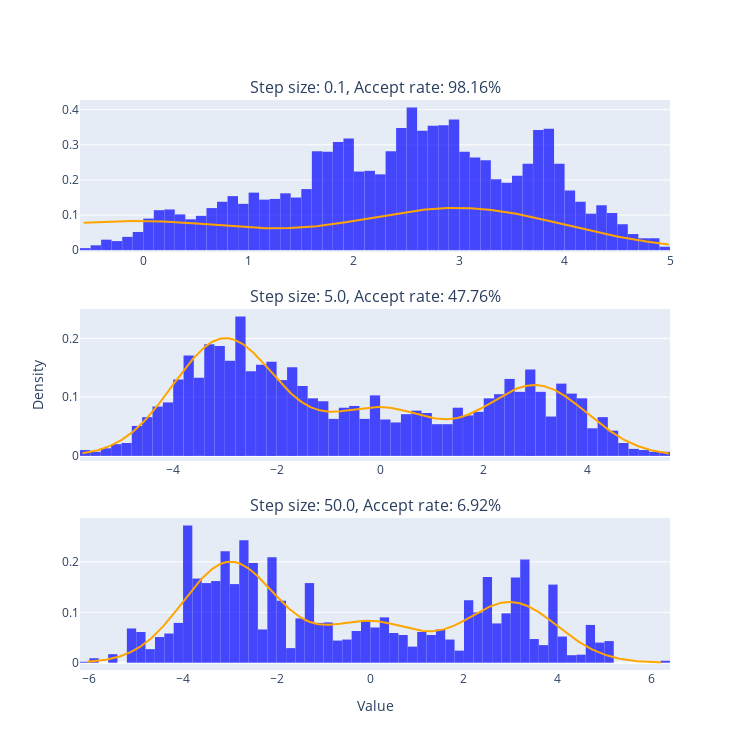

Notebook code for this chart:
### Code cell
pdf = mixture_of_gaussians()

# Create subplots
fig = make_subplots(rows=3, cols=1, 
                   subplot_titles=["Step size: 0.1", "Step size: 1.0", "Step size: 5.0"],
                   vertical_spacing=0.1,
                   specs=[[{"type": "xy"}], [{"type": "xy"}], [{"type": "xy"}]])

# Try different step sizes
step_sizes = [0.1, 5.0, 50.0]

for i, step_size in enumerate(step_sizes, 1):
    # Generate samples
    samples, accepts = gen_samples(5_000, random_walk_metropolis(pdf, step_size))
    
    # Calculate t and pdf values for the line
    t = np.linspace(samples.min(), samples.max(), 500)
    pdf_values = [pdf(x) for x in t]
    
    # Add histogram
    fig.add_trace(
        go.Histogram(
            x=samples,
            histnorm='probability density',
            marker=dict(color='rgba(0, 0, 255, 0.7)'),
            name=f"Samples (step={step_size})",
            showlegend=False
        ),
        row=i, col=1
    )
    
    # Add PDF line
    fig.add_trace(
        go.Scatter(
            x=t,
            y=pdf_values,
            mode='lines',
            line=dict(color='orange', width=2),
            name=f"True PDF (step={step_size})",
            showlegend=False
        ),
        row=i, col=1
    )
    
    # Update subplot title to include accept rate
    fig.layout.annotations[i-1].text = f"Step size: {step_size}, Accept rate: {100 * accepts / samples.size:.2f}%"

# Update layout
fig.update_layout(
    height=750,
    width=750,
    bargap=0.01,
    showlegend=False
)


fig.update_xaxes(title_text="Value", row=3, col=1)
fig.update_yaxes(title_text="Density", row=2, col=1)

fig.show()

### Figure 1 — Plotly figure (JSON) as saved in the notebook; plotly's stock layout.template omitted (floating-point values rounded to 4 significant figures; data arrays with more than 128 entries replaced by an {"elided": "..."} marker saying what was removed)
{"data": [{"histnorm": "probability density", "marker": {"color": "rgba(0, 0, 255, 0.7)"}, "name": "Samples (step=0.1)", "showlegend": false, "type": "histogram", "x": {"elided": "5000 float values"}, "xaxis": "x", "yaxis": "y"}, {"line": {"color": "orange", "width": 2}, "mode": "lines", "name": "True PDF (step=0.1)", "showlegend": false, "type": "scatter", "x": {"elided": "500 float values"}, "xaxis": "x", "y": {"elided": "500 float values"}, "yaxis": "y"}, {"histnorm": "probability density", "marker": {"color": "rgba(0, 0, 255, 0.7)"}, "name": "Samples (step=5.0)", "showlegend": false, "type": "histogram", "x": {"elided": "5000 float values"}, "xaxis": "x2", "yaxis": "y2"}, {"line": {"color": "orange", "width": 2}, "mode": "lines", "name": "True PDF (step=5.0)", "showlegend": false, "type": "scatter", "x": {"elided": "500 float values"}, "xaxis": "x2", "y": {"elided": "500 float values"}, "yaxis": "y2"}, {"histnorm": "probability density", "marker": {"color": "rgba(0, 0, 255, 0.7)"}, "name": "Samples (step=50.0)", "showlegend": false, "type": "histogram", "x": {"elided": "5000 float values"}, "xaxis": "x3", "yaxis": "y3"}, {"line": {"color": "orange", "width": 2}, "mode": "lines", "name": "True PDF (step=50.0)", "showlegend": false, "type": "scatter", "x": {"elided": "500 float values"}, "xaxis": "x3", "y": {"elided": "500 float values"}, "yaxis": "y3"}], "layout": {"annotations": [{"font": {"size": 16}, "showarrow": false, "text": "Step size: 0.1, Accept rate: 98.16%", "x": 0.5, "xanchor": "center", "xref": "paper", "y": 1, "yanchor": "bottom", "yref": "paper"}, {"font": {"size": 16}, "showarrow": false, "text": "Step size: 5.0, Accept rate: 47.76%", "x": 0.5, "xanchor": "center", "xref": "paper", "y": 0.6333, "yanchor": "bottom", "yref": "paper"}, {"font": {"size": 16}, "showarrow": false, "text": "Step size: 50.0, Accept rate: 6.92%", "x": 0.5, "xanchor": "center", "xref": "paper", "y": 0.2667, "yanchor": "bottom", "yref": "paper"}], "bargap": 0.01, "height": 750, "showlegend": false, "width": 750, "xaxis": {"anchor": "y", "domain": [0, 1]}, "xaxis2": {"anchor": "y2", "domain": [0, 1]}, "xaxis3": {"anchor": "y3", "domain": [0, 1], "title": {"text": "Value"}}, "yaxis": {"anchor": "x", "domain": [0.7333, 1]}, "yaxis2": {"anchor": "x2", "domain": [0.3667, 0.6333], "title": {"text": "Density"}}, "yaxis3": {"anchor": "x3", "domain": [0, 0.2667]}}}
